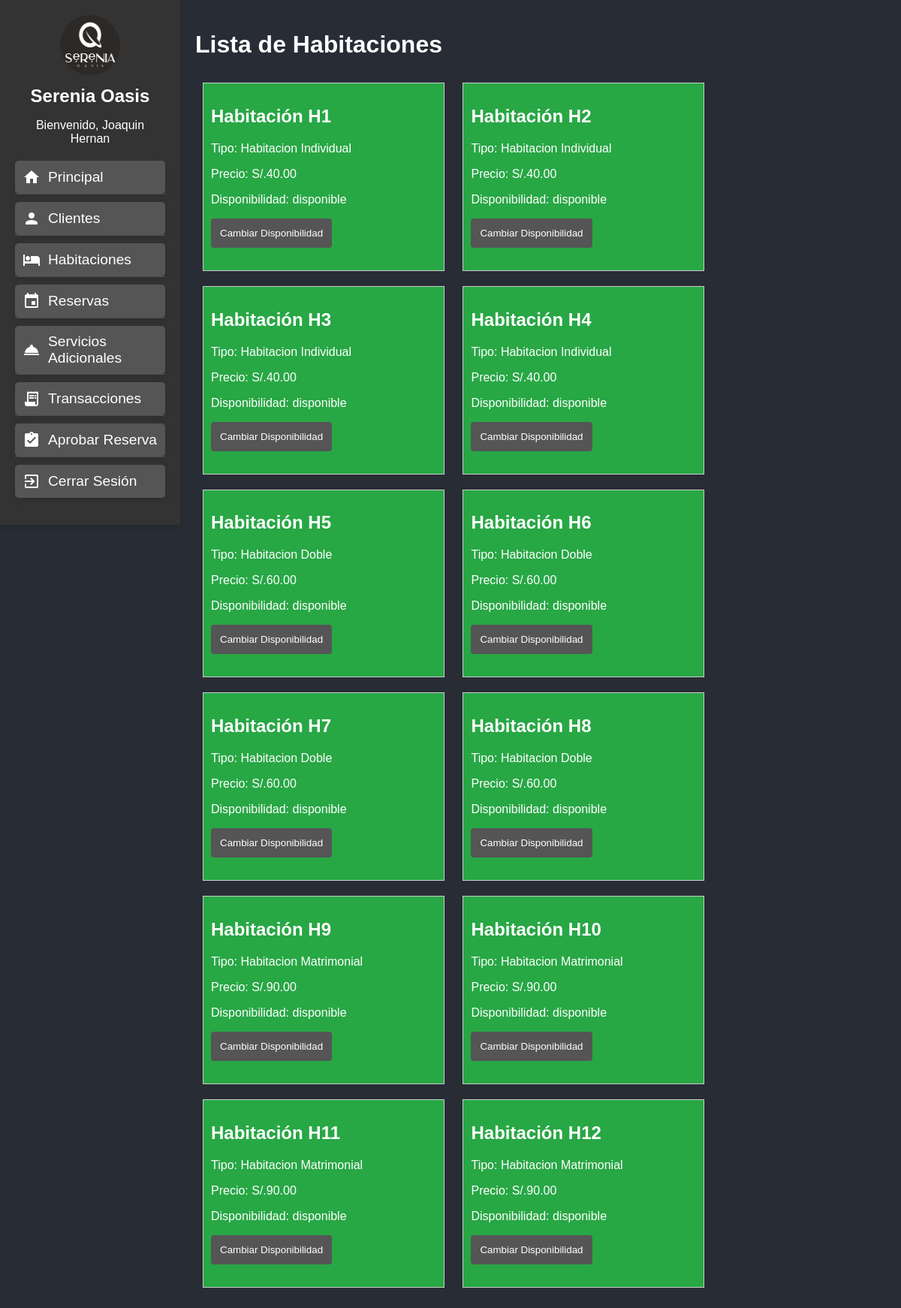
The app's page /indexHotel.php?page=habitacion (signed in) with its own data.
### tables this page shows
CREATE TABLE `habitaciones` (
  `habitaciones_id` int(11) NOT NULL,
  `numero_habitacion` varchar(50) DEFAULT NULL,
  `tipo_habitacion_id` int(11) DEFAULT NULL,
  `disponibilidad` varchar(50) DEFAULT NULL
);

CREATE TABLE `tipohabitacion` (
  `tipo_habitacion_id` int(11) NOT NULL,
  `nombre` varchar(255) DEFAULT NULL,
  `descripcion` varchar(255) DEFAULT NULL,
  `precio` decimal(10,2) DEFAULT NULL
);

### ControlHotel.php (called while the page is built, shortened)
<?php
require_once("cliente/modeloClientes.php");
require_once("personal/modeloPersonal.php");
require_once("habitacion/modeloHabitacion.php");
require_once("reserva/modeloReserva.php");
require_once("serviciosAdicionales/modeloServiciosAdicionales.php");
require_once("detalle/modeloDetalle.php");
class ClaseHotel{
    function __construct($db){
        $this->cn=mysqli_connect("localhost:3306","root","",$db);
        $this->clientes=new ClaseClientes($this->cn);
        $this->clientes->iniciarClientes();
        $this->personal=new ClasePersonal($this->cn);
        $this->personal->iniciarPersonal();
        $this->habitacion=new ClaseHabitacion($this->cn);
        $this->habitacion->iniciarHabitaciones();
        $this->reserva=new ClaseReserva($this->cn);
        $this->reserva->iniciarReserva();
        $this->serviciosAdicionales=new ClaseServicioAdicional($this->cn);
        $this->serviciosAdicionales->iniciarServiciosAdicionales();
        $this->detalleTransaccion=new ClaseDetalleTransaccion($this->cn);
        $this->detalleTransaccion->iniciarDetalleTransaccion();
    }
}
?>

### cliente/modeloClientes.php (called while the page is built, shortened)
<?php
class ClaseClientes {
    public $cn;
    function __construct($xcn) {
        $this->cn = $xcn;
    }
    function iniciarClientes() {
        $consulta = "SELECT * FROM clientes";
        $rs = mysqli_query($this->cn, $consulta);
    }
}
?>

### personal/modeloPersonal.php (called while the page is built, shortened)
<?php
class ClasePersonal {
    public $cn;
    function __construct($xcn) {
        $this->cn = $xcn;
    }
    function iniciarPersonal() {
        $consulta = "SELECT * FROM personal";
        $rs = mysqli_query($this->cn, $consulta);
        while ($registro = mysqli_fetch_array($rs)) {
            $this->personal_id = $registro[0];
            $this->nombres = $registro[1];
            $this->apellidos = $registro[2];
            $this->dni = $registro[3];
            $this->correo = $registro[4];
            $this->rol = $registro[5];
            $this->horario_trabajo = $registro[6];
            $this->contraseña = $registro[7];
        }
    }
}
?>

### habitacion/modeloHabitacion.php (called while the page is built)
<?php
class ClaseHabitacion {
    private $conexion;
    public function __construct($conexion) {
        $this->conexion = $conexion;
    }
    public function iniciarHabitaciones() {
        $query = "SELECT h.*, th.nombre as nombre_tipo, th.precio as precio_tipo
        FROM habitaciones h LEFT JOIN tipohabitacion th
        ON h.tipo_habitacion_id = th.tipo_habitacion_id;";
        $resultado = mysqli_query($this->conexion, $query);
        $habitaciones = array();
        while ($fila = mysqli_fetch_assoc($resultado)) {
            $habitaciones[] = $fila;
        }
        return $habitaciones;
    }
}
?>

### reserva/modeloReserva.php (called while the page is built, shortened)
<?php
class ClaseReserva
{
    public $cn;
    function __construct($xcn) {
        $this->cn = $xcn;
    }
    public function iniciarReserva() {
        $query = "SELECT r.reservas_id, r.fecha, c.nombres as nombre_cliente, c.apellidos as apellidos_cliente, h.numero_habitacion, p.nombres as nombre_personal, p.apellidos as apellidos_personal
                FROM reservas r
                LEFT JOIN clientes c ON r.clientes_id = c.clientes_id
                LEFT JOIN habitaciones h ON r.habitaciones_id = h.habitaciones_id
                LEFT JOIN personal p ON r.personal_id = p.personal_id";
        $resultado = mysqli_query($this->cn, $query);
        $reservas = array();
        return $reservas;
    }
}
?>

### serviciosAdicionales/modeloServiciosAdicionales.php (called while the page is built, shortened)
<?php
class ClaseServicioAdicional
{
    public $cn;
    function __construct($xcn)
    {
        $this->cn = $xcn;
    }
    public function iniciarServiciosAdicionales()
    {
        $query = "SELECT sa.servicios_adicionales_id, ts.nombre as tipo_servicio, sa.cantidad, p.nombres as nombre_personal, p.apellidos as apellidos_personal
                FROM serviciosadicionales sa
                LEFT JOIN tiposervicio ts ON sa.tipo_servicio_id = ts.tipo_servicio_id
                LEFT JOIN personal p ON sa.personal_id = p.personal_id";
        $resultado = mysqli_query($this->cn, $query);
        $serviciosAdicionales = array();
        return $serviciosAdicionales;
    }
}
?>

### detalle/modeloDetalle.php (called while the page is built, shortened)
<?php
class ClaseDetalleTransaccion
{
    public $cn;
    function __construct($xcn)
    {
        $this->cn = $xcn;
    }
    public function iniciarDetalleTransaccion()
    {
        $query = "SELECT dt.detalle_id, dt.reservas_id, dt.servicios_adicionales_id, dt.total, dt.fecha, dt.metodo_de_pago,
                r.fecha as fecha_reserva, c.nombres as nombre_cliente, c.apellidos as apellidos_cliente
                FROM detallestransaccion dt
                LEFT JOIN reservas r ON dt.reservas_id = r.reservas_id
                LEFT JOIN clientes c ON r.clientes_id = c.clientes_id";
        $resultado = mysqli_query($this->cn, $query);
        $detallesTransaccion = array();
        return $detallesTransaccion;
    }
}
?>

### habitacion/vistaHabitacion.php (the view, shortened to what this page needs)
<!DOCTYPE html>
<html lang="es">
<head>
    <link rel="stylesheet" type="text/css" href="css/stylesClientes.css">
</head>
<body>
    <h1>Lista de Habitaciones</h1>
    <?php
    require_once("ControlHotel.php");
    $controlHotel = new ClaseHotel("bd_hotel");
    $habitaciones = $controlHotel->habitacion->iniciarHabitaciones();
    ?>
    <?php foreach ($habitaciones as $habitacion) : ?>
        <div class="habitacion-card" style="
            <?php
                echo ($habitacion['disponibilidad'] == 'disponible') ? 'background-color: #28a745;' : 'background-color: #dc3545;';
            ?>
        ">
            <h2>Habitación <?php echo $habitacion['numero_habitacion']; ?></h2>
            <p>Tipo: <?php echo $habitacion['nombre_tipo']; ?></p>
            <p>Precio: S/.<?php echo $habitacion['precio_tipo']; ?></p>
            <p>Disponibilidad: <?php echo $habitacion['disponibilidad']; ?></p>
            <form action="indexHotel.php?page=habitacion" method="post" class="form-cambiar-disponibilidad">
                <button type="button" onclick="confirmarCambioDisponibilidad(this)">Cambiar Disponibilidad</button>
            </form>
        </div>
    <?php endforeach; ?>
</body>
</html>

### css/stylesIndex.css (style rules this page uses)
body { margin: 0; font-family: Arial, sans-serif; display: flex; height: 100vh; background-color: #282c35; }
h1 { color: #fff; }

### css/stylesClientes.css (style rules this page uses)
form button { background-color: #555; color: #fff; padding: 12px; border: none; cursor: pointer; border-radius: 4px; display: inline-block; transition: background-color 0.3s ease-in-out; }
body { font-family: 'Arial', sans-serif; background-color: #282c35; color: #fff; }
h1, h2, label, input, button, li { color: #fff; }
form { margin-bottom: 20px; }
button { background-color: #555; color: #fff; padding: 12px; border: none; cursor: pointer; border-radius: 4px; }
.habitacion-card { border: 1px solid #ccc; padding: 10px; margin: 10px; width: 300px; display: inline-block; }

### records on screen
habitaciones: numero_habitacion "H1", tipo_habitacion.nombre "Habitacion Individual", tipo_habitacion.precio "40.00", disponibilidad "disponible"
habitaciones: numero_habitacion "H2", tipo_habitacion.nombre "Habitacion Individual", tipo_habitacion.precio "40.00", disponibilidad "disponible"
habitaciones: numero_habitacion "H3", tipo_habitacion.nombre "Habitacion Individual", tipo_habitacion.precio "40.00", disponibilidad "disponible"
habitaciones: numero_habitacion "H4", tipo_habitacion.nombre "Habitacion Individual", tipo_habitacion.precio "40.00", disponibilidad "disponible"
habitaciones: numero_habitacion "H5", tipo_habitacion.nombre "Habitacion Doble", tipo_habitacion.precio "60.00", disponibilidad "disponible"
habitaciones: numero_habitacion "H6", tipo_habitacion.nombre "Habitacion Doble", tipo_habitacion.precio "60.00", disponibilidad "disponible"
habitaciones: numero_habitacion "H7", tipo_habitacion.nombre "Habitacion Doble", tipo_habitacion.precio "60.00", disponibilidad "disponible"
habitaciones: numero_habitacion "H8", tipo_habitacion.nombre "Habitacion Doble", tipo_habitacion.precio "60.00", disponibilidad "disponible"
habitaciones: numero_habitacion "H9", tipo_habitacion.nombre "Habitacion Matrimonial", tipo_habitacion.precio "90.00", disponibilidad "disponible"
habitaciones: numero_habitacion "H10", tipo_habitacion.nombre "Habitacion Matrimonial", tipo_habitacion.precio "90.00", disponibilidad "disponible"
habitaciones: numero_habitacion "H11", tipo_habitacion.nombre "Habitacion Matrimonial", tipo_habitacion.precio "90.00", disponibilidad "disponible"
habitaciones: numero_habitacion "H12", tipo_habitacion.nombre "Habitacion Matrimonial", tipo_habitacion.precio "90.00", disponibilidad "disponible"

### other values on screen
$_SESSION['nombre_usuario'] "Joaquin Hernan"
